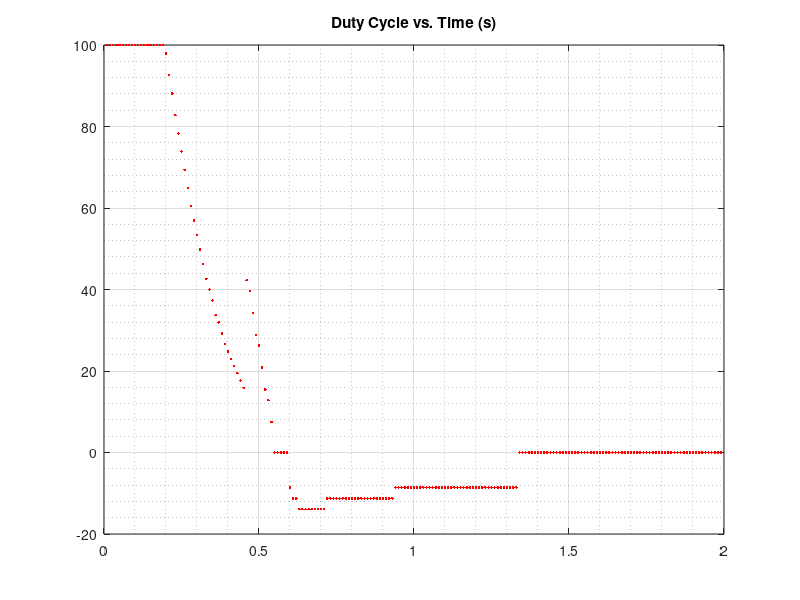
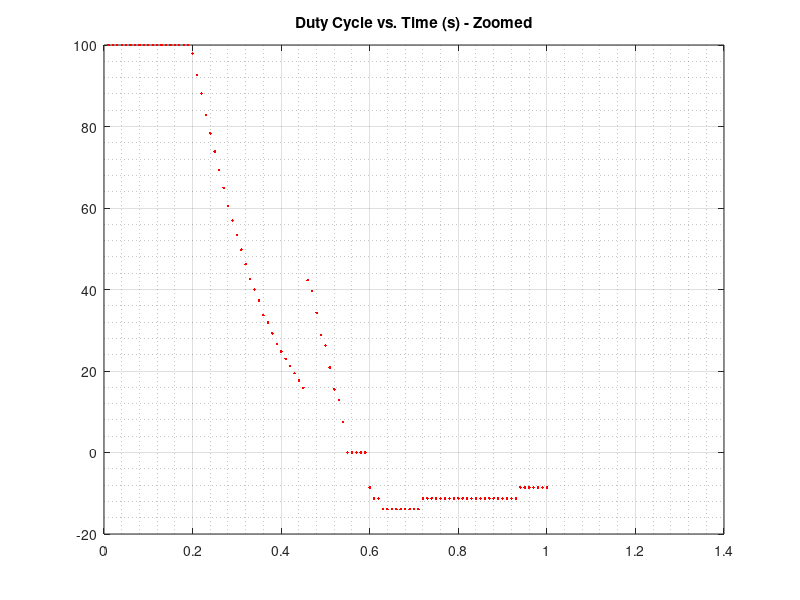
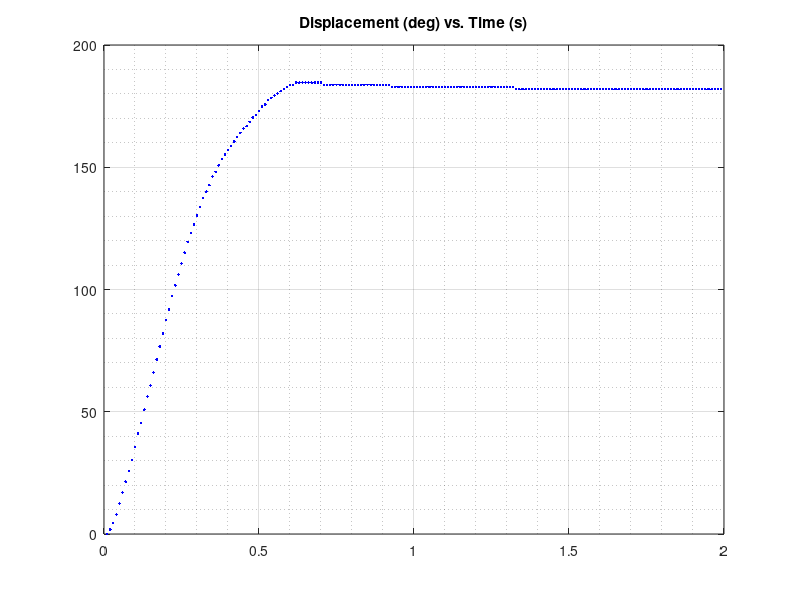
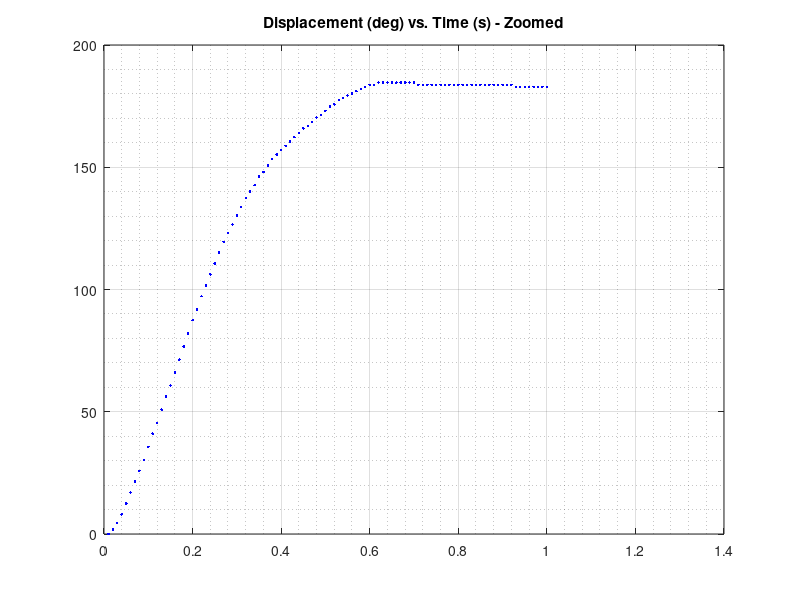

The MATLAB script that drew these images, in order:
clc; clear; close all;
% ReadTxt_MEM458_Lab4_RT_PosFk.m
% fileID = fopen('file_MEM458_Lab4_RT_PosFk055.txt','r');
fileID = fopen('file_MEM458_Lab4_RT_PosFk1.txt','r');
formatSpec = '%d %d %f %f';
sizeA = [4 Inf];
A = fscanf(fileID,formatSpec,sizeA);
fclose(fileID);
n=size(A);
t=A(1,1:n(2));
x=A(2,1:n(2));
duty=A(3,1:n(2));
deg=A(4,1:n(2));

figure(721)
plot(t/1000000,duty,'r.')
title('Duty Cycle vs. Time (s)')
grid on; grid minor;

figure(722)
plot(t(1:100)/1000000,duty(1:100),'r.')
title('Duty Cycle vs. Time (s) - Zoomed')
grid on; grid minor;

figure(723)
plot(t/1000000,deg,'b.')
title("Displacement (deg) vs. Time (s)")
grid on; grid minor;

figure(724)
plot(t(1:100)/1000000,deg(1:100),'b.')
title("Displacement (deg) vs. Time (s) - Zoomed")
grid on; grid minor;


